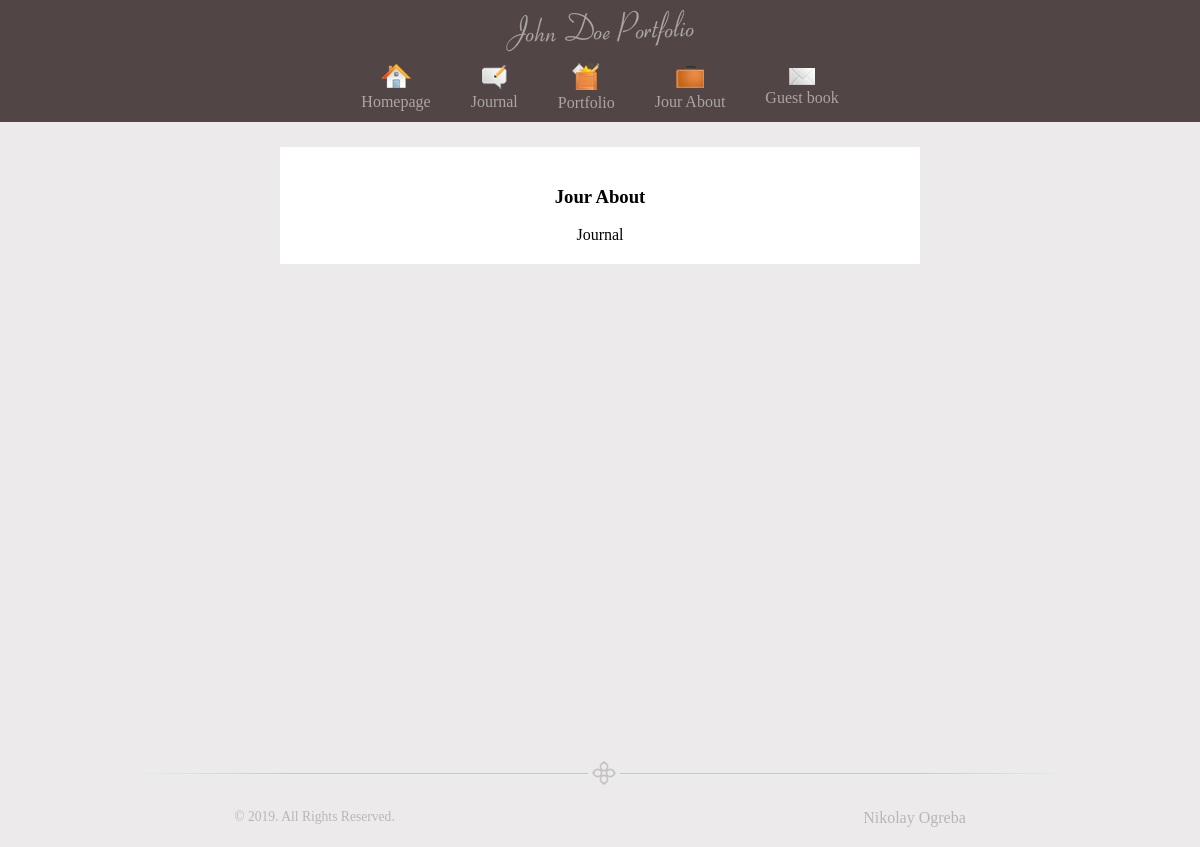
The page /?view=page&page_id=4 on the database its author committed.
### tables this page shows
CREATE TABLE IF NOT EXISTS `pages` (
  `id` tinyint(3) unsigned NOT NULL,
  `metaKey` varchar(255) NOT NULL,
  `metaDes` varchar(255) NOT NULL,
  `iconImg` varchar(255) NOT NULL DEFAULT 'notImg.png',
  `imgPage` varchar(255) NOT NULL DEFAULT 'no img',
  `titleSite` varchar(255) NOT NULL,
  `textSite` text NOT NULL,
  `namePage` varchar(255) NOT NULL DEFAULT 'no name'
);

### controller/controller.php (called while the page is built, shortened)
<?php
    $pages = get_full_pages();
    $view = empty($_GET['view']) ? 'guest_book' : $_GET['view'];
    switch($view) {
    	case('page'):
    		$get_page_id = abs( (int) $_GET['page_id'] );
    		$page = get_page($get_page_id);
    	break;
    }
    require(TEMPLATE . 'index.php');

### index.php (called while the page is built, shortened)
<?php
	require(CONTROLLER);
?>

### model/model.php (called while the page is built, shortened)
<?php
	function get_full_pages()
	{
		$query = "SELECT `id`, `iconImg`, `titleSite`, `namePage` FROM `pages`";
		$res_select_pages = mysqli_query($GLOBALS['db'], $query) or die(mysqli_error($GLOBALS['db']));
		$get_array_pages = [];
		while($row = mysqli_fetch_assoc($res_select_pages)) {
			$get_array_pages[] = $row;
		}
		return $get_array_pages;
	}
	function get_page($get_page_id)
	{
		$query = "SELECT `metaKey`, `metaDes`, `iconImg`, `imgPage`, `titleSite`, `textSite` FROM `pages` WHERE `id` = $get_page_id";
		$res_select_page = mysqli_query($GLOBALS['db'], $query) or die(mysqli_error($GLOBALS['db']));
		$get_page = [];
		while($row = mysqli_fetch_assoc($res_select_page)) {
			$get_page = $row;
		}
		return $get_page;
	}

### views/viewGuestBook/page.php (the view, shortened to what this page needs)
<?php if(!empty($page)): ?>
	<h3><?=$page['titleSite']?></h3>
	<?=$page['textSite']?>
<?php else: ?>
	<h3>Такой страницы нет на нашем сайте..</h3>
<?php endif; ?>

### views/viewGuestBook/blocks/header.php (shortened to what this page needs)
<!DOCTYPE HTML>
<html xmlns="http://www.w3.org/1999/xhtml">
<head>
    <link rel="stylesheet" href="<?=TEMPLATE?>styles/main.css" type="text/css" />
</head>
<body>
    <div id="container">
        <div id='header'>
            <img src="<?=TEMPLATE?>images/logo.png" alt = "Логотип сайта" />
            <nav>
                <?php foreach ($pages as $value): ?>
                    <?php if(isset($value['namePage']) && $value['namePage'] === 'no name'): ?>
                        <a href="?view=page&amp;page_id=<?=$value['id']?>">
                        <img src="<?=TEMPLATE?>images/<?=$value['iconImg']?>" alt="<?=$value['titleSite']?>" />
                            <br />
                        <span><?=$value['titleSite']?></span>
                    </a>
                    <?php else: ?>
                        <a href="?view=<?=$value['namePage']?>&amp;page_id=<?=$value['id']?>">
                        <img src="<?=TEMPLATE?>images/<?=$value['iconImg']?>" alt="<?=$value['titleSite']?>" />
                            <br />
                        <span><?=$value['titleSite']?></span>
                    </a>
                    <?php endif; ?>
                <?php endforeach; ?>
            </nav>
        </div>

### views/viewGuestBook/styles/main.css (style rules this page uses)
html { height: 100%; }
body { background-color: #ECEAEA; font-family: Tahoma; font-size: 12pt; margin: 0; padding: 0 0 1px 0; display: block; min-height: 100%; width: 100%; overflow-y: hidden; position: relative; overflow: auto; }
a img { border: none; }
nav { display: flex; align-items: center; justify-content: center; }
#container { text-align: center; margin: 0 auto; }
#container nav { padding: 0 0 10px; }
#container nav a { color: #ACA6A6; text-decoration: none; padding: 0 20px; }
#header { background-color: #514545; }

### rows shown on the page
pages: iconImg (picture), titleSite "Homepage"
pages: iconImg (picture), titleSite "Journal"
pages: iconImg (picture), titleSite "Portfolio"
pages: iconImg (picture), titleSite "Jour About", textSite "Journal"
pages: iconImg (picture), titleSite "Guest book"
